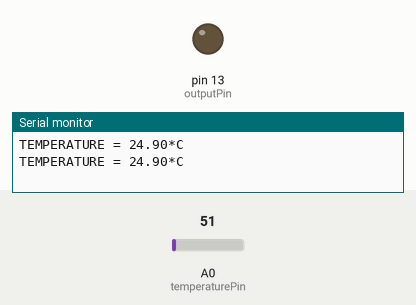
This sketch was run on a simulated Arduino Uno, built with avr-gcc and run on an emulated ATmega328P. Shown: output pins drawn as LEDs (lit = HIGH), the last lines printed to the serial monitor. The inputs (shaded band) are chosen by the test bench; at power-on: A0 (temperaturePin) = 51.

Above: at 1.8 s.
1.9 s: A0 (temperaturePin) set to 67
At 2.7 s:
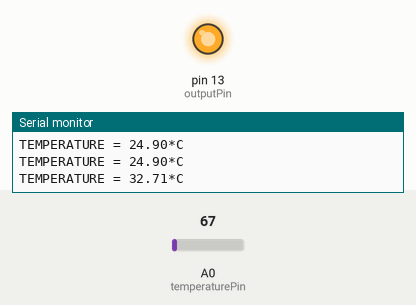
3.5 s: A0 (temperaturePin) set to 61
At 5.2 s:
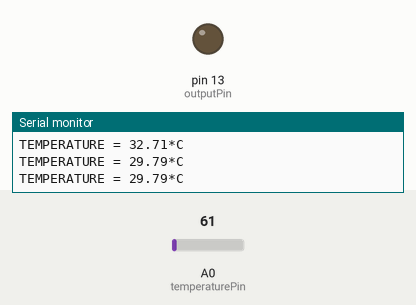
5.5 s: A0 (temperaturePin) set to 71
At 7.0 s:
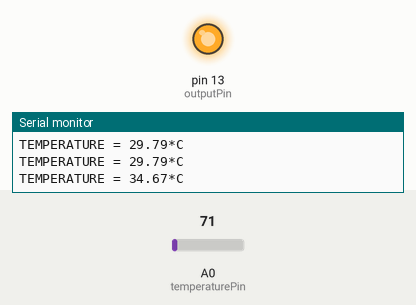
Timing chart, 0 to 8.5 s (numbered marks = the images above; inputs shaded):
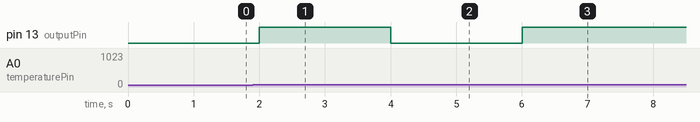

Measured:
- the behaviour switches between 61 and 62 on A0 (temperaturePin) (found by bisection; images 0 and 1)
- after the input at 1.9 s, pin 13 (outputPin): LOW → HIGH after 0.10 s
- after the input at 3.5 s, pin 13 (outputPin): HIGH → LOW after 0.50 s
- after the input at 5.5 s, pin 13 (outputPin): LOW → HIGH after 0.51 s

The sketch:

thermometer_interfacing.ino
```cpp
float temperature = 0;
int temperaturePin = 0;
float inputVoltage = 5.0;
float sensitivity = 10; // sensitivity of LM35 = 10mV per degree Celsius
int outputPin = 13;

void setup()
{
  pinMode(outputPin, OUTPUT); // Set pin 13 as a digital output
  Serial.begin(9600); // Begin serial communication at 9600 bits per second
}

void loop()
{
  digitalWrite(outputPin, LOW); // Set pin 13 to digital LOW
  temperature = analogRead(temperaturePin); // Read temperature from analog pin 0
  float a2d = inputVoltage / 1024 * 1000; // Convert input analog voltage to digital output
  // Since the ADC has 10 pins we have a sensitivity of 2 raised to the 10 i.e. 1 / 1024
  temperature = temperature * a2d / sensitivity;
  Serial.print("TEMPERATURE = ");
  Serial.print(temperature); // print temperature on serial monitor
  Serial.print("*C");
  Serial.println();
  // If temperature is greater than 30 degree celsius, set pin 13 as digital HIGH
  // Else set it as LOW
  if(temperature > 30.0)
  {
    digitalWrite(outputPin, HIGH);
  }
  else
  {
    digitalWrite(outputPin, LOW);
  }
  delay(1000);
}
```
